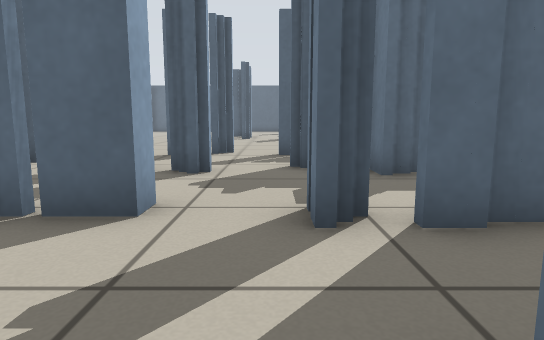
View 1 (above)

20 first-person views from a walk through a robot-simulator world made for Stage. The camera is 0.5 m above the floor, tilts 8° down and sees 75° across. Floor lines are 1 m apart. The floor is counted in squares, 0.5 m on a side. Each view is taken from the middle of a square. On the plan, view 1 faces up. The plan holds only what a view shows up to about 13 squares ahead; the rest is blank. The place goes on beyond the plan. Robots are left out.

View 2
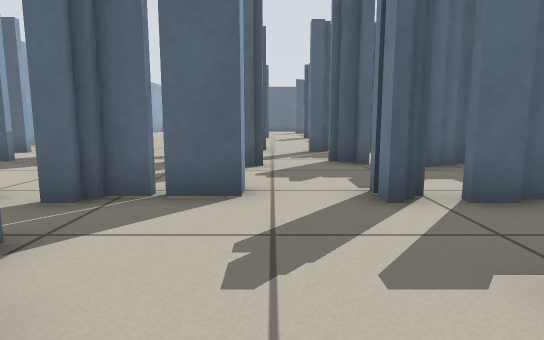

View 3
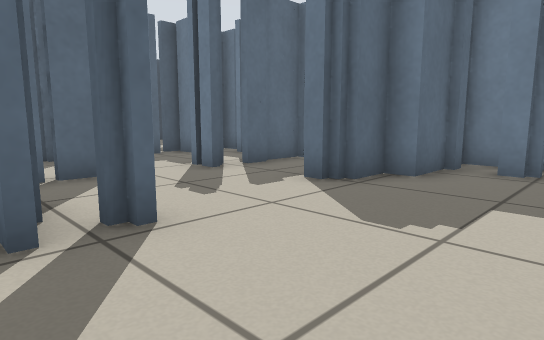

View 4
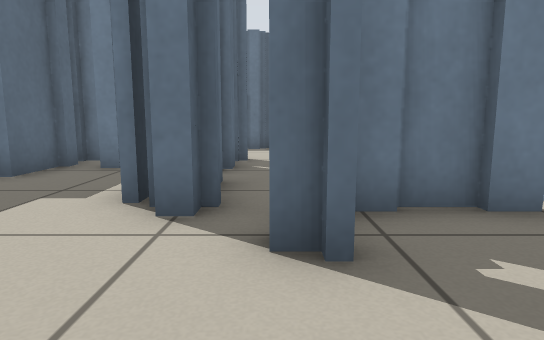

View 5
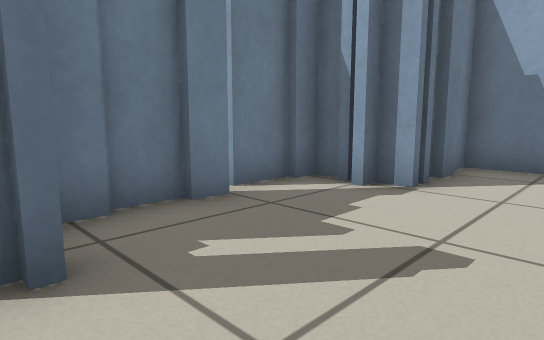

View 6
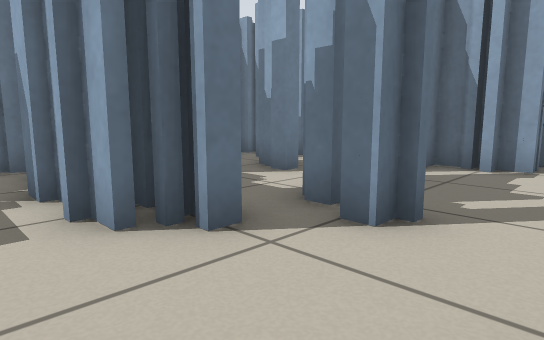

View 7
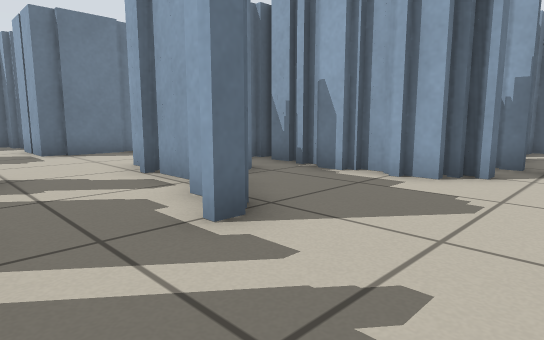

View 8
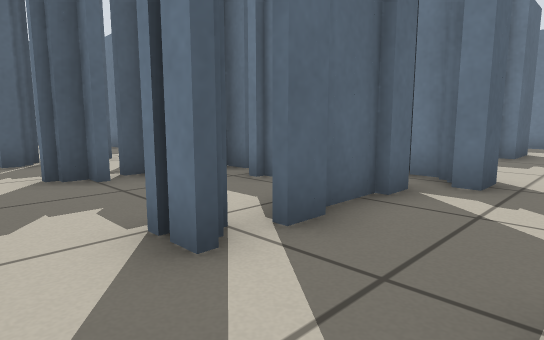

View 9
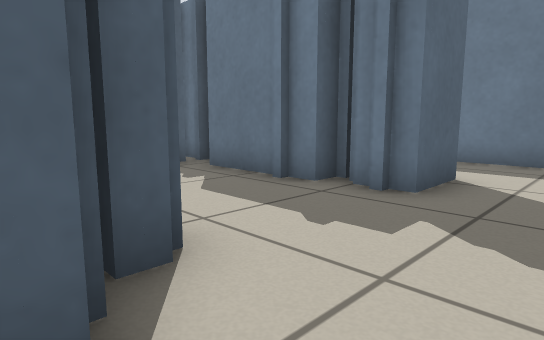

View 10
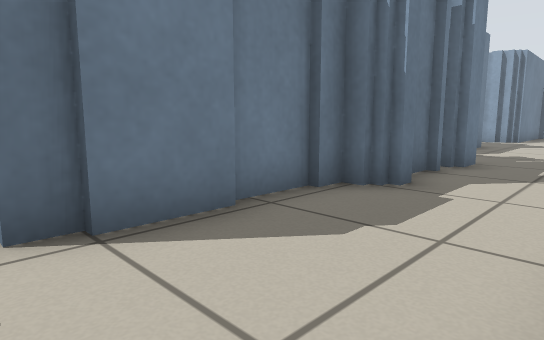

View 11
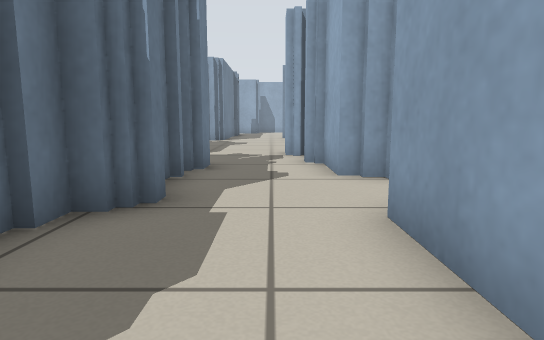

View 12
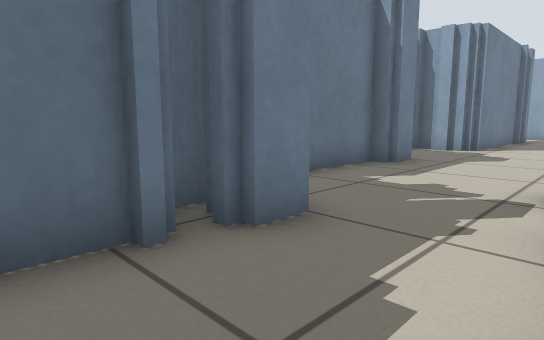

View 13
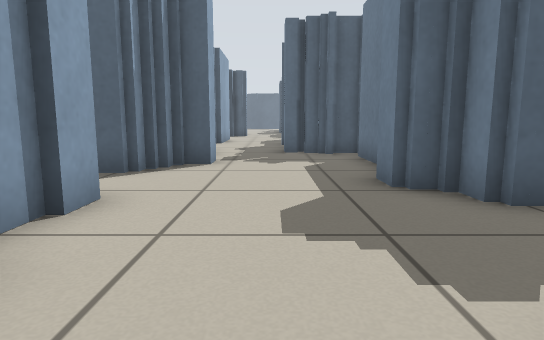

View 14
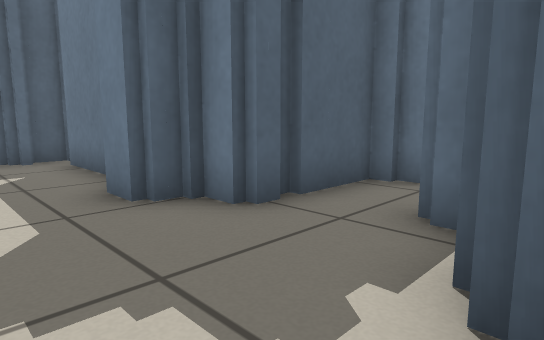

View 15
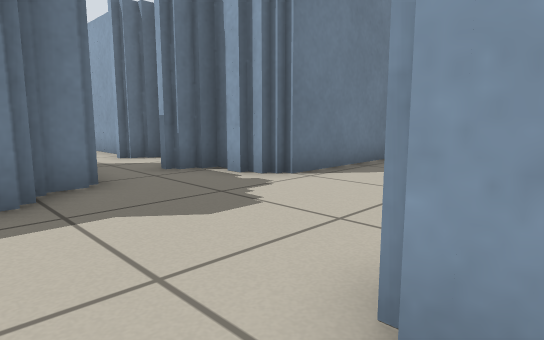

View 16
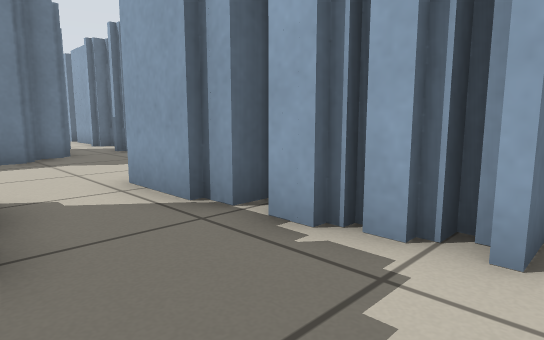

View 17
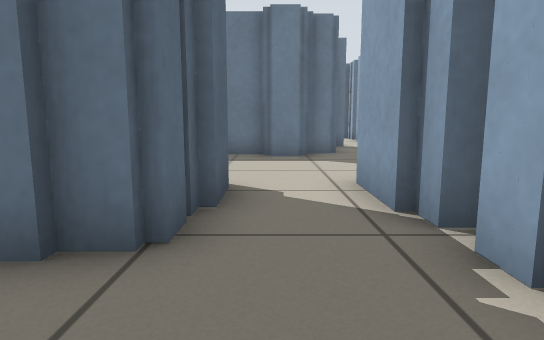

View 18
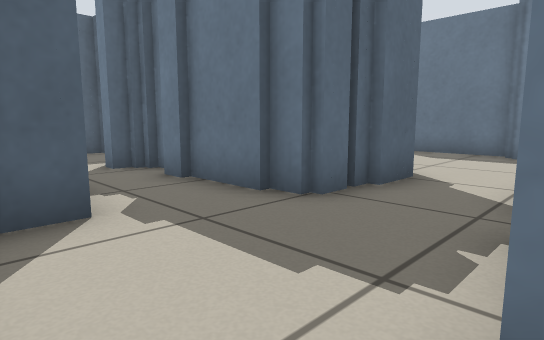

View 19
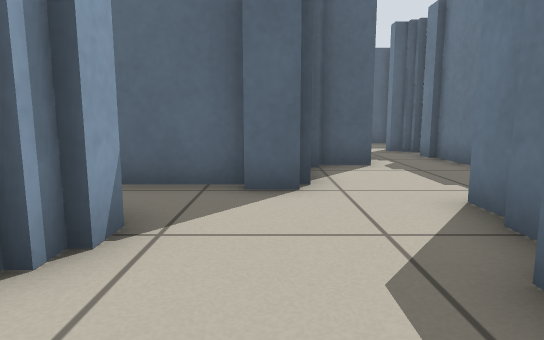

View 20
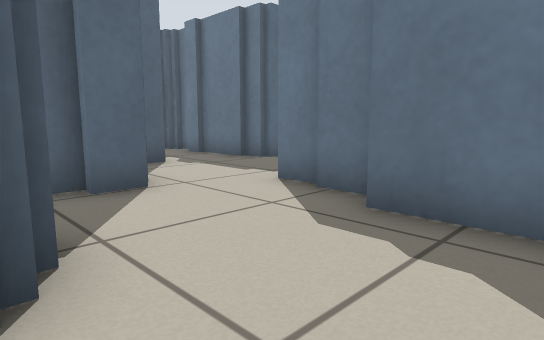

### Floor plan
Key: @ floor where view 1 was taken; # wall or solid block; x gap in a wall; . floor; T thing the floor can be seen under or through.
Columns run from 4 left of view 1 to 17 right of it. Each row starts with its distance up from view 1.
 15         #
 14         #
 13    ..
 12    ..
 11 .#xx###.
 10 ...... x      #
  9 .......       #
  8 .....##       #
  7 . x..####   ..#
  6 ......##    ..#
  5 .......#   ...#
  4 .TTx#x #  #...#   #
  3 xT....#####...##..#
  2 .x................#
  1  #...#........##..#
  0 ##..@#####...######
 -1 ........###..##
 -2  ......####..##
 -3 . ...######..#
 -4  ...######...#
 -5 ...#.........#
 -6  ..##..  #...#
 -7 ....#.## ##..##
 -8 ....#.##  #..###
 -9 ....#.#####...##
-10  .###.######..##
-11  .###.######..##
-12  .##...###....##
-13 ####..........##
-14   #.....##....##
-15  ...#######....####
-16 #...#     #.......x.
-17 #...#      ....##.####
-18  ...#      ..###  #
-19 . . #       .#

Positions as (right, up) in squares from view 1, and headings:
1: (0, 0), facing up
2: (-1, -1), facing up
3: (-4, -3), facing up-right
4: (-4, -5), facing right
5: (-4, -5), facing down-right
6: (-3, -2), facing down-right
7: (-2, 3), facing down-right
8: (-1, 1), facing up-right
9: (5, 1), facing up-right
10: (6, 1), facing down-right
11: (7, 0), facing down
12: (6, -5), facing down-right
13: (8, -19), facing up
14: (8, -18), facing up-right
15: (5, -13), facing down-right
16: (0, -12), facing down-right
17: (0, -13), facing right
18: (-1, -15), facing up-right
19: (-2, -19), facing up
20: (-4, -19), facing up-right
